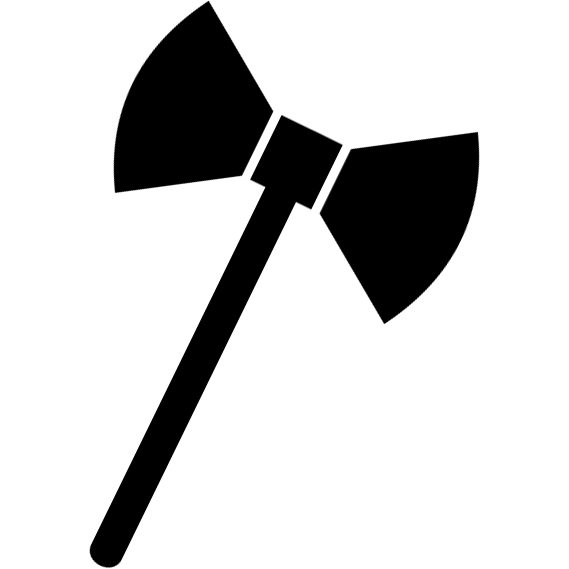
#> input picture icon/axe.png, 569 x 569 px; its folder holds 4 pictures in this run
$ python images.py
#> lines starting #> are read from the running program, lines starting #| are printed output that depends on the picture
from PIL import Image
from glob import glob
from pathlib import Path
import progressbar

icons = {}
iconsize = 16


def convert_str_path(i):
    return str(Path(i).name).replace(".png", "")


print("Importing icons")
ibar = progressbar.ProgressBar()
for imagefile in ibar(glob("icon/*.png")):
    image = Image.open(imagefile)
#> image is the input picture: PIL image 569x569 RGBA; mean R, G, B, A 0, 0, 0, 46
    image = image.resize((iconsize, iconsize))
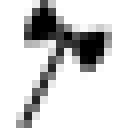
#> image: PIL image 16x16 RGBA (shown 8 times larger); mean R, G, B, A 0, 0, 0, 46.8; transparent parts drawn white
    icons[convert_str_path(imagefile)] = image
#> pass 2 of the loop `for imagefile in ibar(glob("icon/*.png")):`:
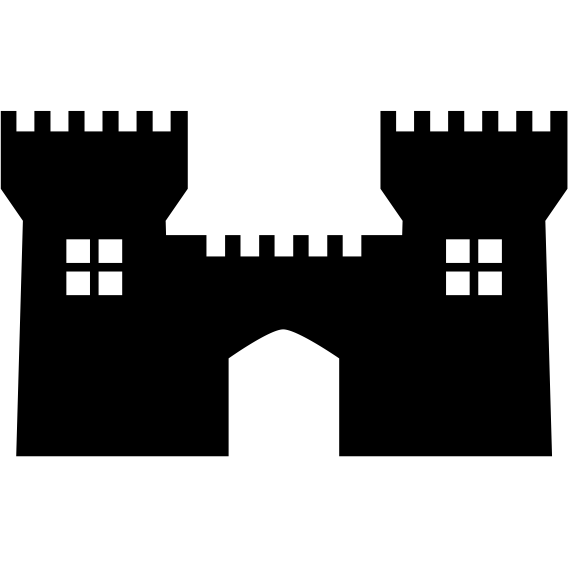
#> input picture icon/castle.png, 568 x 568 px
#> image is the input picture: PIL image 568x568 RGBA; mean R, G, B, A 0, 0, 0, 109.1
#> `image = image.resize((iconsize, iconsize))`:
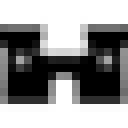
#> image: PIL image 16x16 RGBA (shown 8 times larger); mean R, G, B, A 0, 0, 0, 109.1; transparent parts drawn white
#> pass 3 of the loop `for imagefile in ibar(glob("icon/*.png")):`:
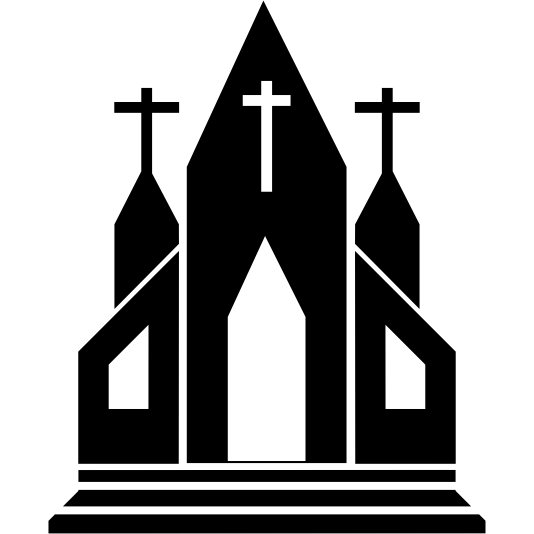
#> input picture icon/cathedral.png, 534 x 534 px
#> image is the input picture: PIL image 534x534 RGBA; mean R, G, B, A 0, 0, 0, 94
#> `image = image.resize((iconsize, iconsize))`:
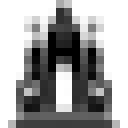
#> image: PIL image 16x16 RGBA (shown 8 times larger); mean R, G, B, A 0, 0, 0, 94; transparent parts drawn white
#> the loop made 4 passes; the first 3 are shown


def update_icon_size(newsize):
    global icons
    if newsize == 1:
        return icons
    icons = {}
    print("Re-scaling icons")
    ibar = progressbar.ProgressBar()
    for imagefile in ibar(glob("icon/*.png")):
        image = Image.open(imagefile)
        image = image.resize((iconsize * newsize, iconsize * newsize))
        icons[convert_str_path(imagefile)] = image
    return icons
